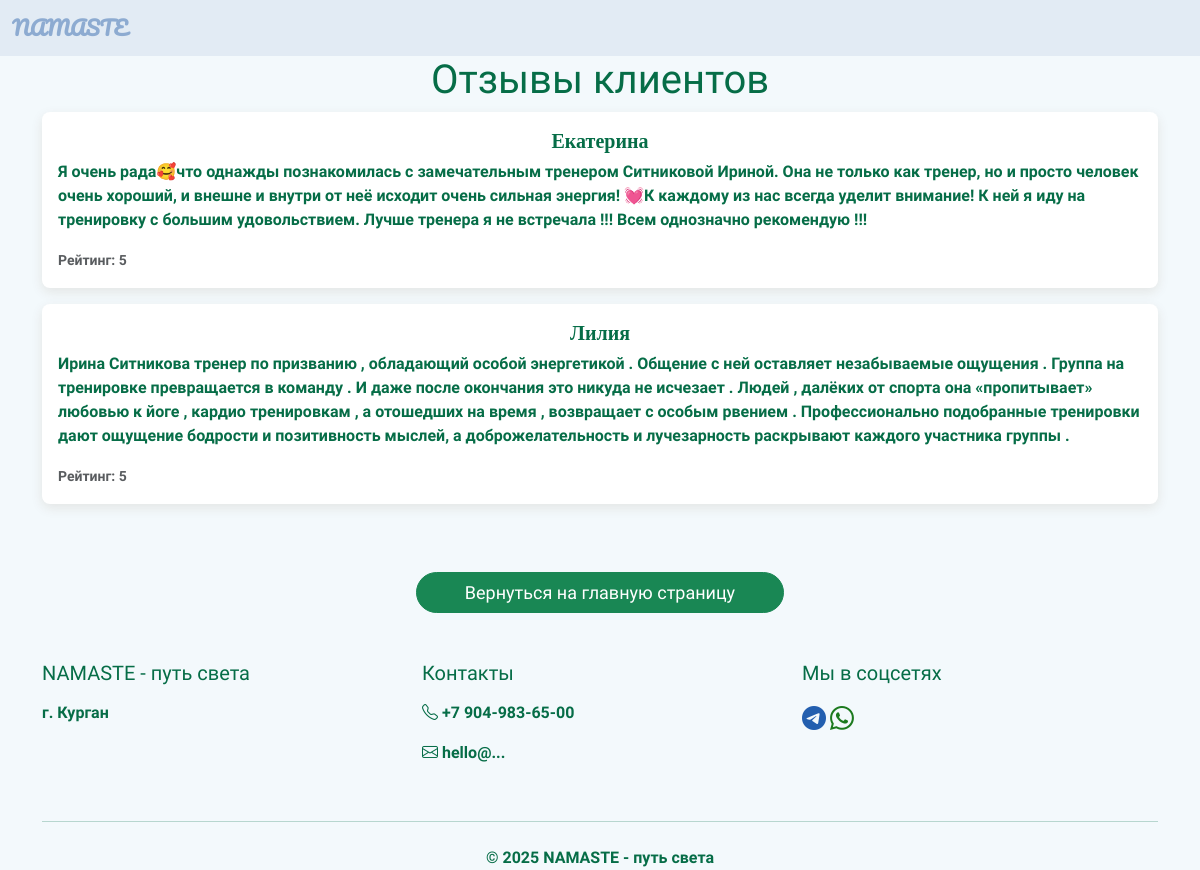
The app's page /reviews/ with its own data.
### core/models.py (models this page shows, shortened)
class Review(models.Model):
    RATING_CHOICES = [
        (1, "Ужасно"),
        (2, "Плохо"),
        (3, "Нормально"),
        (4, "Хорошо"),
        (5, "Отлично"),
    ]
    STATUS_CHOICES = [
        ("new", "Новый"),
        ("ai_moderating", "На модерации"),
        ("ai_approved", "Одобрен ИИ"),
        ("ai_rejected", "Отклонен ИИ"),
        ("published", "Опубликован"),
        ("archived", "В архиве"),
    ]
    name = models.CharField(max_length=50, verbose_name="Имя", blank=True, null=True)
    text = models.TextField(verbose_name="Текст отзыва")
    rating = models.PositiveSmallIntegerField(
        choices=RATING_CHOICES, verbose_name="Рейтинг", default=5
    )
    status = models.CharField(
        max_length=20, choices=STATUS_CHOICES, default="new", verbose_name="Статус"
    )
    created_at = models.DateTimeField(auto_now_add=True, verbose_name="Дата создания")
    class Meta:
        verbose_name = "Отзыв"
        verbose_name_plural = "Отзывы"

### core/views.py (the view)
# urls.py: path("reviews/", ReviewsListView.as_view(), name="reviews"),
class ReviewsListView(ListView):
    model = Review
    template_name = "reviews.html"
    context_object_name = "reviews"

### templates/reviews_list.html
{% extends 'base.html' %}
{% block content %}
    <div class="container">
        <div class="text-center">
            <h1>Отзывы клиентов</h1>
        </div>
        {% for review in reviews %}
            {% if review.status == 'published' %}
                <div class="card mb-3">
                    <div class="card-body">
                        <h5 class="card-title">{{ review.name }}</h5>
                        <p class="card-text">{{ review.text }}</p>
                        <p class="card-text"><small class="text-muted">Рейтинг: {{ review.rating }}</small></p>
                    </div>
                </div>
            {% endif %}
        {% endfor %}
            <div class="d-flex justify-content-center align-items-center action-select py-5" style="margin-top: 20px;">
                <a href="/" class="btn btn-success rounded-pill px-5 сentered-button" type="button">Вернуться на главную страницу</a>
            </div>
    </div>
{% endblock %}

### static/css/main.css (style rules this page uses)
:root { --bs-body-bg: #f3f9fc; --brand-blue: #e2ebf4; --font-family-heading: 'Pacifico', cursive; --color: #066d47; }
body { font-family: 'Marck Script', cursive; font-weight: bold; color: #066d47; }
.btn-success { font-size: 18px; color: white; }
.card-body h5, .card-body p { color: #066d47; }
.card { border: 2px solid var(--brand-green); box-shadow: 0 4px 12px rgba(99, 57, 16, 0.1); transition: transform 0.3s ease, box-shadow 0.3s ease; background: white; border-radius: 0.5rem; overflow: hidden; color: #066d47 }
.card-title { color: #066d47; text-align: center; font-family: var(--font-family-heading); font-weight: 700; }

### records on screen
Review: name "Екатерина", text "Я очень рада🥰что однажды познакомилась с замечательным тренером Ситниковой Ириной. Она не только как тренер, но и просто человек очень хороший, и внешне и внутри от неё исходит очень сильная энергия! 💓К каждому из нас всегда уделит внимание! К ней я иду на тренировку с большим удовольствием. Лучше тренера я не встречала !!! Всем однозначно рекомендую !!!", rating "5"
Review: name "Лилия", text "Ирина Ситникова тренер по призванию , обладающий особой энергетикой . Общение с ней оставляет незабываемые ощущения . Группа на тренировке превращается в команду . И даже после окончания это никуда не исчезает . Людей , далёких от спорта она «пропитывает» любовью к йоге , кардио тренировкам , а отошедших на время , возвращает с особым рвением . Профессионально подобранные тренировки дают ощущение бодрости и позитивность мыслей, а доброжелательность и лучезарность раскрывают каждого участника группы .", rating "5"
